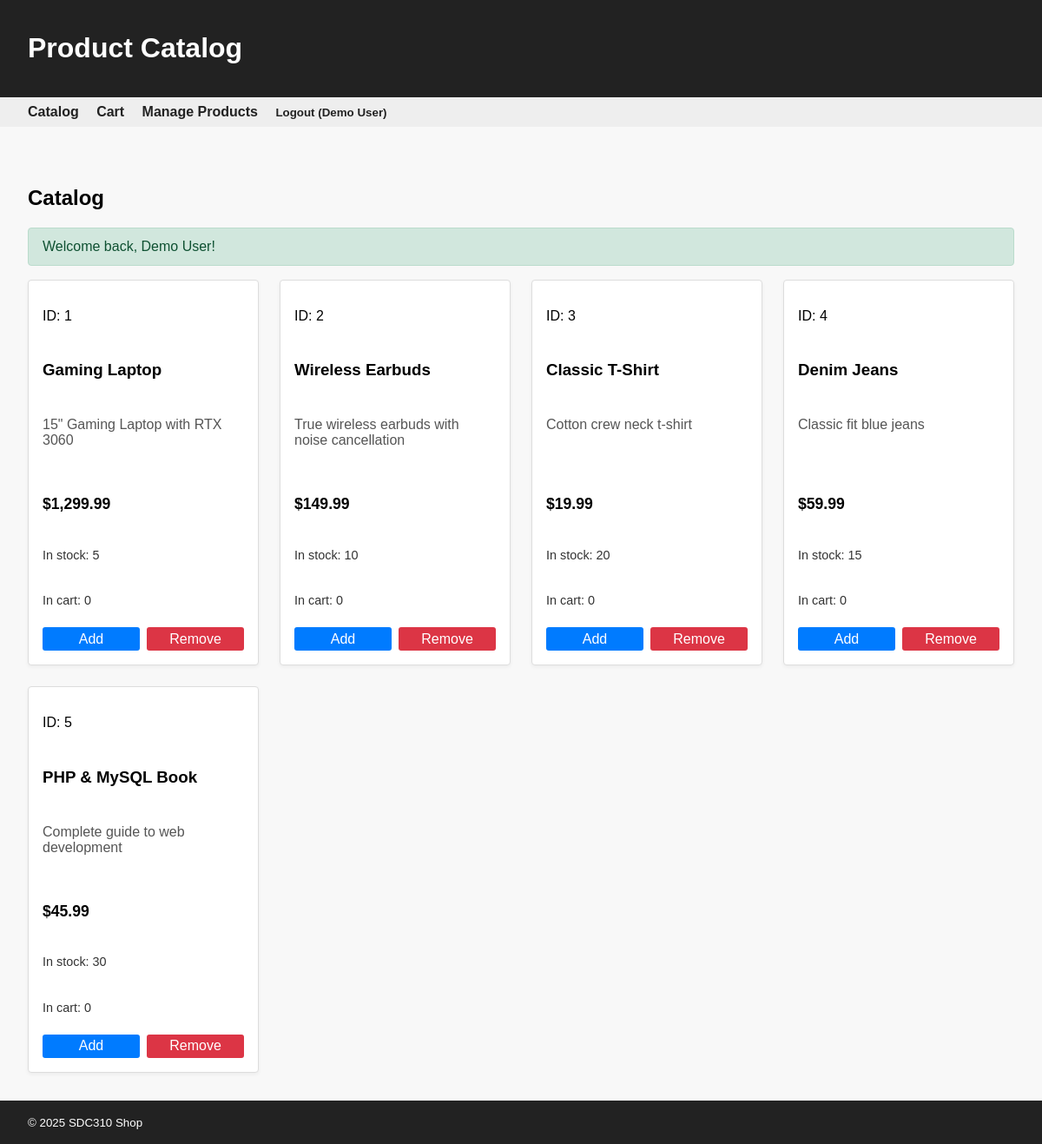
The page / (signed in) on the database its author committed.
### tables this page shows
CREATE TABLE products (
  id INT AUTO_INCREMENT PRIMARY KEY,
  category_id INT DEFAULT NULL,
  name VARCHAR(200) NOT NULL,
  description TEXT,
  price DECIMAL(10,2) NOT NULL,
  quantity INT NOT NULL DEFAULT 0,
  created_at TIMESTAMP DEFAULT CURRENT_TIMESTAMP,
  FOREIGN KEY (category_id) REFERENCES categories(id) ON DELETE SET NULL
);

### src/Core/View.php (called while the page is built, shortened)
<?php
final class View
{
    public static function render(string $template, array $data = []): void
    {
        extract($data);
        $viewsPath = dirname(__DIR__) . '/Views/';
        require $viewsPath . 'layout.php';
    }
}

### src/Core/Controller.php (called while the page is built, shortened)
<?php
abstract class Controller
{
    protected array $config;
    public function __construct(array $config) { $this->config = $config; }
    protected function view(string $template, array $data = []): void
    {
        if (!array_key_exists('flash', $data)) {
            $data['flash'] = Flash::consume();
        }
        $data['base_path'] = $this->config['base_path'] ?? '';
        $data['auth'] = [
            'is_admin' => $_SESSION['is_admin'] ?? false,
            'user_name' => $_SESSION['user_name'] ?? null
        ];
        $data['csrf_token'] = Csrf::token();
        View::render($template, $data);
    }
}

### src/Controllers/CatalogController.php (called while the page is built, shortened)
<?php
final class CatalogController extends Controller
{
    private Product $productModel;
    private Cart $cart;
    public function __construct(array $config)
    {
        $this->productModel = new Product($config);
        $this->cart = new Cart();
    }
    public function index(): void
    {
        try {
            $cart = $this->cart->all();
            $page = filter_input(INPUT_GET, 'page', FILTER_VALIDATE_INT) ?: 1;
            $perPage = 6;
            $totalProducts = $this->productModel->countAll();
            $pageCount = max((int)ceil($totalProducts / $perPage), 1);
            $page = max(1, min($page, $pageCount));
            $products = $this->productModel->getPage($page, $perPage);
            $this->view('catalog', [
                'products' => $products,
                'cart' => $cart,
                'title' => 'Product Catalog',
                'page' => $page,
                'pageCount' => $pageCount,
                'totalProducts' => $totalProducts
            ]);
        } catch (\Throwable $e) {
            error_log("Error in catalog: " . $e->getMessage());
            $this->view('catalog', [
                'products' => [],
                'cart' => [],
                'error' => 'Unable to load products',
                'page' => 1,
                'pageCount' => 1,
                'totalProducts' => 0
            ]);
        }
    }
}

### public/index.php (called while the page is built, shortened)
<?php
spl_autoload_register(function ($class) {
    $prefix = 'App\\';
    $base_dir = __DIR__ . '/../src/';
    $relative = substr($class, strlen($prefix));
    $file = $base_dir . str_replace('\\', '/', $relative) . '.php';
});
$config = require __DIR__ . '/../config/config.php';
$router = new App\Core\Router($config);
$router->get('/', [App\Controllers\CatalogController::class, 'index']);
$router->get('/cart', [App\Controllers\CartController::class, 'viewCart']);
$router->post('/cart/add', [App\Controllers\CartController::class, 'add']);
$router->post('/cart/remove', [App\Controllers\CartController::class, 'remove']);
$router->post('/cart/update', [App\Controllers\CartController::class, 'update']);
$router->post('/cart/checkout', [App\Controllers\CartController::class, 'checkout']);
$router->get('/admin/login', [App\Controllers\AuthController::class, 'showLogin']);
$router->post('/admin/login', [App\Controllers\AuthController::class, 'login']);
$router->post('/admin/logout', [App\Controllers\AuthController::class, 'logout']);
$router->get('/admin/products', [App\Controllers\Admin\ProductController::class, 'index']);
$router->get('/admin/products/create', [App\Controllers\Admin\ProductController::class, 'create']);
$router->post('/admin/products', [App\Controllers\Admin\ProductController::class, 'store']);
$router->get('/admin/products/edit', [App\Controllers\Admin\ProductController::class, 'edit']);
$router->post('/admin/products/update', [App\Controllers\Admin\ProductController::class, 'update']);
$router->post('/admin/products/delete', [App\Controllers\Admin\ProductController::class, 'destroy']);
$method = $_SERVER['REQUEST_METHOD'];
$uri = $_SERVER['REQUEST_URI'];
$router->dispatch($method, $uri);

### src/Core/Database.php (called while the page is built, shortened)
<?php
final class Database
{
    private PDO $pdo;
    public function __construct(array $config)
    {
        $d = $config['db'];
        $required = ['host', 'port', 'name', 'user', 'pass'];
        $dsn = sprintf('mysql:host=%s;port=%s;dbname=%s;charset=utf8mb4',
            $d['host'],
            $d['port'],
            $d['name']
        );
        try {
            $this->pdo = new PDO(
                $dsn,
                $d['user'],
                $d['pass'],
                [
                    PDO::ATTR_ERRMODE => PDO::ERRMODE_EXCEPTION,
                    PDO::ATTR_DEFAULT_FETCH_MODE => PDO::FETCH_ASSOC
                ]
            );
        } catch (PDOException $e) {
            error_log("Database connection error: " . $e->getMessage());
            throw new \RuntimeException('Could not connect to database. Check your configuration.');
        }
    }
    public function query(string $sql, array $params = []): \PDOStatement
    {
        try {
            $stmt = $this->pdo->prepare($sql);
            $stmt->execute($params);
            return $stmt;
        } catch (PDOException $e) {
            error_log("Database error: " . $e->getMessage());
            throw new \RuntimeException('Database error occurred');
        }
    }
}

### src/Models/Product.php (called while the page is built, shortened)
<?php
final class Product
{
    private Database $db;
    public function __construct(array $config)
    {
        $this->db = new Database($config);
    }
    public function countAll(): int
    {
        return (int) $this->db->query(
            'SELECT COUNT(*) AS total FROM products'
        )->fetchColumn();
    }
    public function getPage(int $page, int $perPage): array
    {
        $page = max($page, 1);
        $perPage = max($perPage, 1);
        $offset = ($page - 1) * $perPage;
        $sql = sprintf(
            'SELECT id, category_id, name, description, price, quantity FROM products ORDER BY id LIMIT %d OFFSET %d',
            $perPage,
            $offset
        );
        return $this->db->query($sql)->fetchAll();
    }
}

### src/Views/catalog.php (the view, shortened to what this page needs)
<h2>Catalog</h2>
<?php if (!empty($flash ?? [])): ?>
    <div class="flash">
        <?php foreach ($flash as $type => $messages): ?>
            <?php foreach ($messages as $message): ?>
                <p class="flash__message flash__message--<?= htmlspecialchars($type) ?>"><?= htmlspecialchars($message) ?></p>
            <?php endforeach; ?>
        <?php endforeach; ?>
    </div>
<?php endif; ?>
<?php if (empty($products)): ?>
    <p>No products available.</p>
<?php else: ?>
    <div class="catalog">
        <?php foreach ($products as $product): ?>
            <div class="product">
                <p class="product__id">ID: <?= htmlspecialchars((string)$product['id']) ?></p>
                <h3><?= htmlspecialchars($product['name']) ?></h3>
                <p class="product__description"><?= htmlspecialchars($product['description'] ?? 'No description provided.') ?></p>
                <p class="product__price">$<?= number_format($product['price'], 2) ?></p>
                <p class="product__inventory">In stock: <?= htmlspecialchars((string)$product['quantity']) ?></p>
                <p class="product__incart">In cart: <?= $cart[$product['id']] ?? 0 ?></p>
                <div class="product__actions">
                    <form method="post" action="<?= htmlspecialchars(($base_path ?? '') . '/cart/add') ?>">
                        <button type="submit" class="btn">Add</button>
                    </form>
                    <form method="post" action="<?= htmlspecialchars(($base_path ?? '') . '/cart/remove') ?>">
                        <button type="submit" class="btn remove">Remove</button>
                    </form>
                </div>
            </div>
        <?php endforeach; ?>
    </div>
<?php endif; ?>

### public/assets/css/style.css (style rules this page uses)
body { font-family: Arial, sans-serif; margin: 0; padding: 0; }
.catalog { display: grid; grid-template-columns: repeat(auto-fit, minmax(220px, 1fr)); gap: 1.5rem; }
.product { border: 1px solid #ddd; padding: 1rem; border-radius: 4px; background: #fff; box-shadow: 0 2px 4px rgba(0,0,0,0.05); display: flex; flex-direction: column; gap: 0.5rem; }
.product__description { color: #555; min-height: 3rem; }
.product__price { font-weight: bold; font-size: 1.1rem; }
.product__inventory, .product__incart { font-size: 0.9rem; color: #333; }
.product__actions { display: flex; gap: 0.5rem; margin-top: auto; }
.product__actions form { flex: 1; }
.product__actions .btn { width: 100%; }
.flash { margin-bottom: 1rem; }
.flash__message { padding: 0.75rem 1rem; border-radius: 4px; margin-bottom: 0.5rem; }
.flash__message--success { background: #d1e7dd; color: #0f5132; border: 1px solid #badbcc; }

### src/Views/layout.php (style rules this page uses)
body { font-family: Arial, sans-serif; background: #f8f8f8; margin: 0; }
.btn { padding: 0.3em 0.8em; border: none; background: #007bff; color: #fff; border-radius: 3px; cursor: pointer; font-size: 1em; }
.btn.remove { background: #dc3545; }

### rows shown on the page
products: id "1", name "Gaming Laptop", description "15\" Gaming Laptop with RTX 3060", price "1,299.99", quantity "5", id "0"
products: id "2", name "Wireless Earbuds", description "True wireless earbuds with noise cancellation", price "149.99", quantity "10", id "0"
products: id "3", name "Classic T-Shirt", description "Cotton crew neck t-shirt", price "19.99", quantity "20", id "0"
products: id "4", name "Denim Jeans", description "Classic fit blue jeans", price "59.99", quantity "15", id "0"
products: id "5", name "PHP & MySQL Book", description "Complete guide to web development", price "45.99", quantity "30", id "0"

### other values the page prints
$title "Product Catalog"
$auth['user_name'] "Demo User"
$message "Welcome back, Demo User!"
